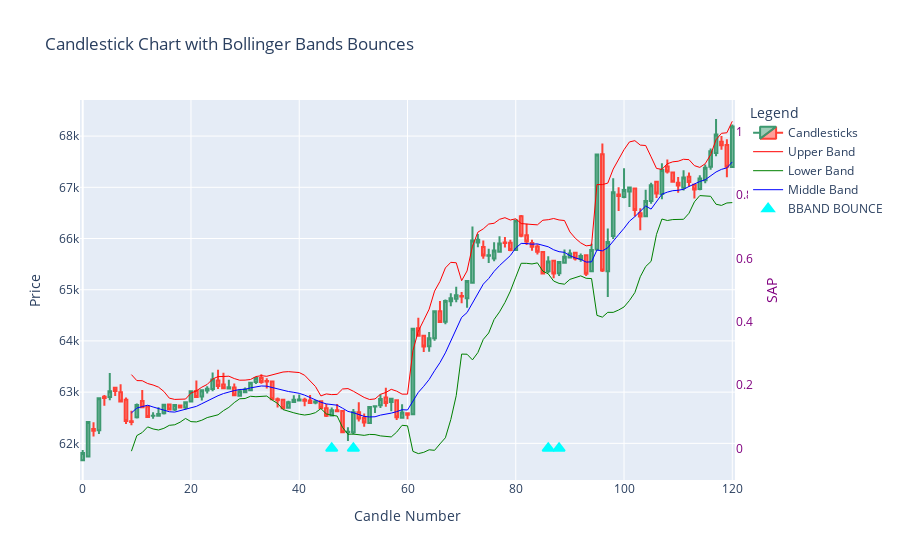

Source (notebook cell):
### Code cell
import plotly.graph_objects as go
import numpy as np
# Ensure sap is a numpy array
sap = np.array(sap)

# Create the candlestick chart
fig = go.Figure(data=[go.Candlestick(x=data.index,
                open=data['Open'],
                high=data['High'],
                low=data['Low'],
                close=data['Close'],
                name='Candlesticks')])

fig.add_trace(go.Scatter(x=high_df.index, y=high_df[0], mode='lines', name='Upper Band',
                         line=dict(color='red', width=1)))
fig.add_trace(go.Scatter(x=low_df.index, y=low_df[0], mode='lines', name='Lower Band',
                         line=dict(color='green', width=1)))
fig.add_trace(go.Scatter(x=middle_df.index, y=middle_df[0], mode='lines', name='Middle Band',
                         line=dict(color='blue', width=1)))

sap_indices = np.where(sap == 1)[0]

fig.add_trace(go.Scatter(
    x=sap_indices,
    y=[0] * len(sap_indices), 
    mode='markers',
    name='BBAND BOUNCE',
    marker=dict(
        symbol='triangle-up',
        size=10,
        color='cyan',
        line=dict(width=2, color='cyan')
    ),
    yaxis='y2'  # Use secondary y-axis
))

# Update the layout
fig.update_layout(
    title='Candlestick Chart with Bollinger Bands Bounces',
    yaxis_title='Price',
    xaxis_title='Candle Number',
    xaxis_rangeslider_visible=False,
    legend_title_text='Legend',
    yaxis2=dict(
        title='SAP',
        titlefont=dict(color='purple'),
        tickfont=dict(color='purple'),
        overlaying='y',
        side='right',
        range=[-0.1, 1.1],  # Set range for SAP axis
        showgrid=False,
        zeroline=False,
    )
)


first_valid_indices = [
    data['Close'].first_valid_index(),
    high_df[0].first_valid_index(),
    low_df[0].first_valid_index(),
    middle_df[0].first_valid_index()
]
first_valid_index = min(index for index in first_valid_indices if index is not None)

if first_valid_index:
    fig.update_xaxes(range=[first_valid_index, data.index[-1]])

# Show the plot
fig.show()
